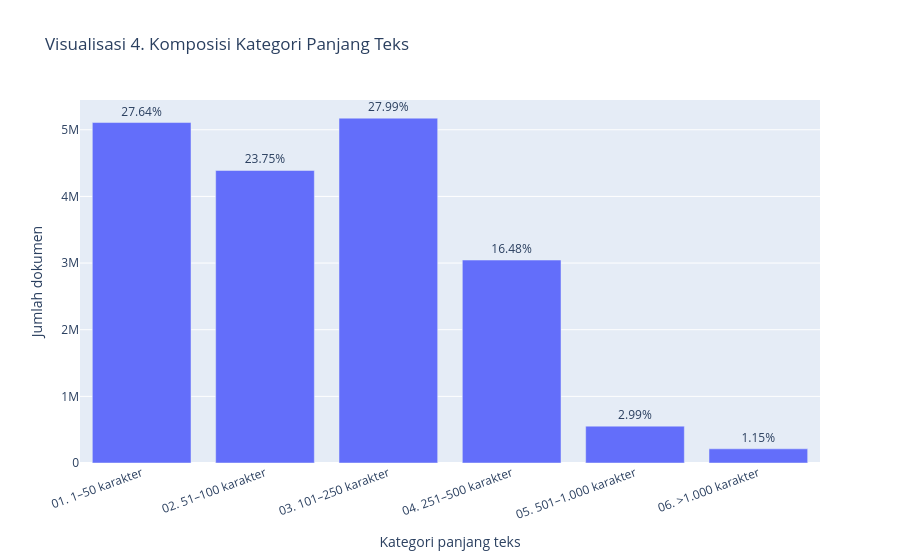

Notebook cell for this chart:
### Code cell
# Visualisasi 4 — Komposisi kategori panjang teks dari seluruh dataset.
fig4 = px.bar(
    category_pd,
    x="kategori_panjang",
    y="jumlah_dokumen",
    text="persentase",
    title="Visualisasi 4. Komposisi Kategori Panjang Teks",
    labels={
        "kategori_panjang": "Kategori panjang teks",
        "jumlah_dokumen": "Jumlah dokumen",
        "persentase": "Persentase (%)"
    }
)
fig4.update_traces(texttemplate="%{text:.2f}%", textposition="outside")
fig4.update_layout(xaxis_tickangle=-20)
fig4.show()
fig4.write_html(OUT_FIGURES / "04_komposisi_kategori_teks.html")

### Figure 1 — Plotly figure (JSON) as saved in the notebook; plotly's stock layout.template omitted (floating-point values rounded to 4 significant figures)
{"data": [{"hovertemplate": "Kategori panjang teks=%{x}<br>Jumlah dokumen=%{y}<br>Persentase (%)=%{text}<extra></extra>", "legendgroup": "", "marker": {"color": "#636efa", "pattern": {"shape": ""}}, "name": "", "orientation": "v", "showlegend": false, "text": [27.64, 23.75, 27.99, 16.48, 2.992, 1.151], "textposition": "outside", "texttemplate": "%{text:.2f}%", "type": "bar", "x": ["01. 1–50 karakter", "02. 51–100 karakter", "03. 101–250 karakter", "04. 251–500 karakter", "05. 501–1.000 karakter", "06. >1.000 karakter"], "xaxis": "x", "y": [5108580, 4389391, 5174483, 3045473, 553045, 212748], "yaxis": "y"}], "layout": {"barmode": "relative", "legend": {"tracegroupgap": 0}, "title": {"text": "Visualisasi 4. Komposisi Kategori Panjang Teks"}, "xaxis": {"anchor": "y", "domain": [0, 1], "tickangle": -20, "title": {"text": "Kategori panjang teks"}}, "yaxis": {"anchor": "x", "domain": [0, 1], "title": {"text": "Jumlah dokumen"}}}}
